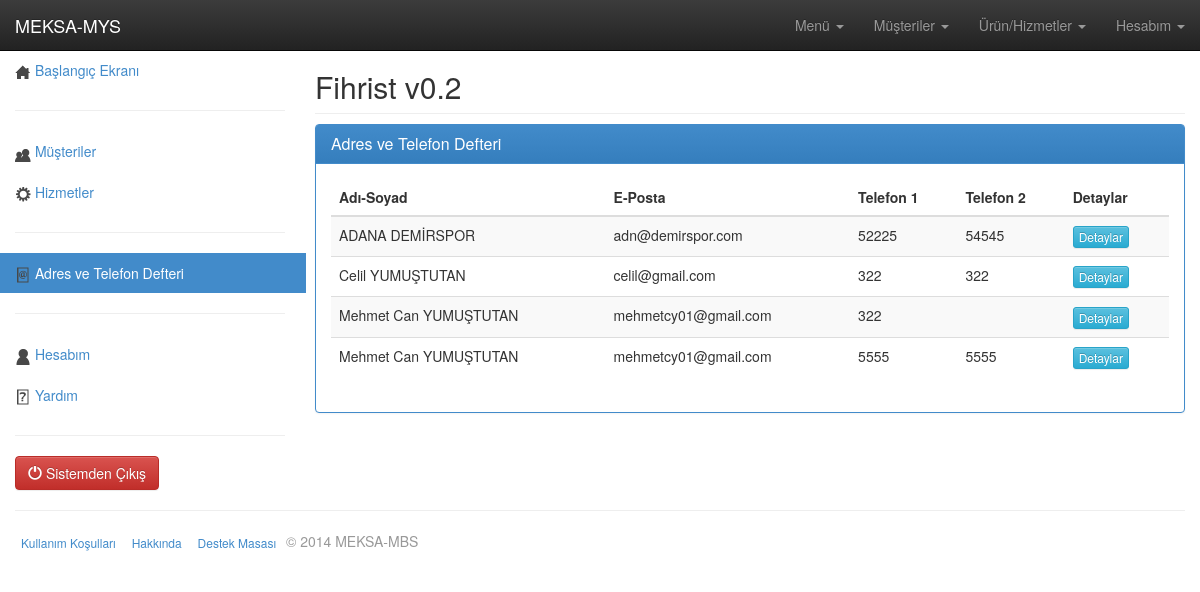
The page /fihrist.php (signed in) on the database its author committed.
### tables this page shows
CREATE TABLE IF NOT EXISTS `tbl_musteriler` (
  `ID` int(11) NOT NULL AUTO_INCREMENT,
  `SirketAdi` text,
  `SirketSorumlusu` varchar(50) DEFAULT NULL,
  `SirketWebAdresi` varchar(50) DEFAULT NULL,
  `SirketSorumluEposta` varchar(50) DEFAULT NULL,
  `SirketEposta` varchar(50) DEFAULT NULL,
  `SirketAdres` varchar(150) DEFAULT NULL,
  `SirketTel1` varchar(11) DEFAULT NULL,
  `SirketTel2` varchar(11) DEFAULT NULL,
  `SistemeEklendi` timestamp NOT NULL DEFAULT CURRENT_TIMESTAMP,
  PRIMARY KEY (`ID`)
);

### fihrist.php (the view, shortened to what this page needs)
<!doctype html>
<html>
<head>
<?php
include_once("panel-html-head.php");
?>
</head>
<body style="padding-top:50px;">
<?php include_once("navbar.php");?>
    <div class="container-fluid">
      <div class="row">
	<?php include("sidebar.php");?>
	<div class="col-md-9">
          <h2 class="sub-header">Fihrist v0.2</h2>
<div class="row">
        <div class="col-sm-12">
          <div class="panel panel-primary">
            <div class="panel-heading">
              <h3 class="panel-title">Adres ve Telefon Defteri</h3>
            </div>
            <div class="panel-body">
     <table class="table table-striped">
              <thead>
                <tr>
                    <th>Adı-Soyad</th>
                    <th>E-Posta</th>
                    <th>Telefon 1</th>
                    <th>Telefon 2</th>
                    <th>Detaylar</th>
                </tr>
              </thead>
              <tbody>
<?php
$MusterileriGetir_SQL="SELECT  `ID` ,`SirketSorumlusu` ,  `SirketSorumluEposta` ,  `SirketTel1` ,  `SirketTel2`  FROM  `tbl_musteriler`  ORDER BY  `tbl_musteriler`.`SirketSorumlusu` ASC ";
$GelenMusteriler=mysql_query($MusterileriGetir_SQL);
while($MusterilerBilgi = mysql_fetch_array($GelenMusteriler))
{ ?>
				<tr>
             	 <td><?php echo $MusterilerBilgi[SirketSorumlusu]?></td>
                  <td><?php echo $MusterilerBilgi[SirketSorumluEposta]?></td>
                  <td><?php echo $MusterilerBilgi[SirketTel1]?></td>
                  <td><?php echo $MusterilerBilgi[SirketTel2]?></td>
                  <td>
                    <form action="musteri-detay.php" method="post" enctype="multipart/form-data" name="IsEkle" class="form" style="float:left">
                    <input name="" type="submit" class="btn btn-xs btn-info" value="Detaylar" style="margin-right:2px;">
                    </form>
                </td>
                </tr>
			<?php }	?>
              </tbody>
            </table>
            </div>
          </div>
        </div>
      </div>
    </div>
    </div><hr>
    </div>
<?php include_once("footer.php");?>
</body>
</html>

### assets/css/panel.css (style rules this page uses)
body { padding-top: 50px; }
.sub-header { padding-bottom: 10px; border-bottom: 1px solid #eee; }

### rows shown on the page
tbl_musteriler: SirketSorumlusu "ADANA DEMİRSPOR", SirketSorumluEposta "adn@demirspor.com", SirketTel1 "52225", SirketTel2 "54545"
tbl_musteriler: SirketSorumlusu "Celil YUMUŞTUTAN", SirketSorumluEposta "celil@gmail.com", SirketTel1 "322", SirketTel2 "322"
tbl_musteriler: SirketSorumlusu "Mehmet Can YUMUŞTUTAN", SirketSorumluEposta "mehmetcy01@gmail.com", SirketTel1 "322"
tbl_musteriler: SirketSorumlusu "Mehmet Can YUMUŞTUTAN", SirketSorumluEposta "mehmetcy01@gmail.com", SirketTel1 "5555", SirketTel2 "5555"
